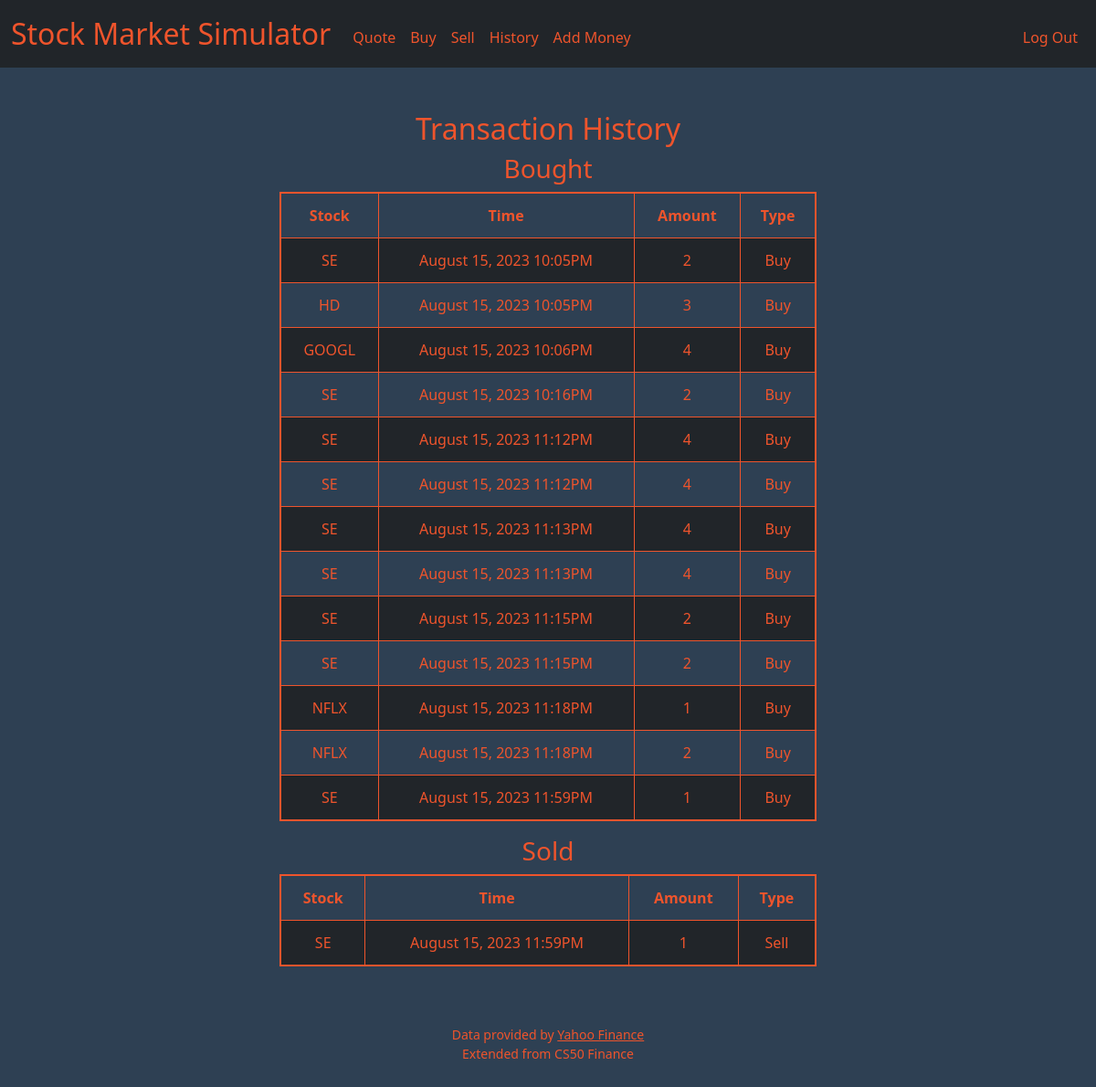
The app's page /history (signed in) with its own data.
### tables this page shows
CREATE TABLE 'purchases' (id INTEGER PRIMARY KEY AUTOINCREMENT NOT NULL, userid INTEGER NOT NULL, amount INTEGER NOT NULL,'time' DATETIME NOT NULL,'symbol' TEXT NOT NULL  , 'value'  INTEGER NOT NULL  , FOREIGN KEY(userid) REFERENCES users(id));

CREATE TABLE 'sells' (id INTEGER PRIMARY KEY AUTOINCREMENT NOT NULL, userid INTEGER NOT NULL, amount INTEGER NOT NULL,'time' DATETIME NOT NULL,'symbol' TEXT NOT NULL , 'value' INTEGER NOT NULL , FOREIGN KEY(userid) REFERENCES users(id));

### app.py (the view)
@app.route("/history")
@login_required
def history():
    user_id = session["user_id"]
    bought = db.execute(
        "SELECT symbol, time, amount FROM purchases WHERE userid = ?;", user_id
    )
    sold = db.execute(
        "SELECT symbol, time, amount FROM sells WHERE userid = ?;", user_id
    )
    return render_template("history.html", bought=bought, sold=sold)

### app.py (called while the page is built)
def connect_db():
    conn = sqlite3.connect(DATABASE, detect_types=sqlite3.PARSE_DECLTYPES)
    conn.row_factory = sqlite3.Row
    return conn

def get_db():
    if 'db' not in g:
        g.db = connect_db()
    return g.db

@app.after_request
def after_request(response):
    response.headers["Cache-Control"] = "no-cache, no-store, must-revalidate"
    response.headers["Expires"] = 0
    response.headers["Pragma"] = "no-cache"
    return response

    @staticmethod
    def execute(query, *args):
        conn = get_db()
        cur = conn.execute(query, args)
        rows = [dict(row) for row in cur.fetchall()]
        conn.commit()
        return rows

### helpers.py (called while the page is built)
def login_required(f):
    @wraps(f)
    def decorated_function(*args, **kwargs):
        if session.get("user_id") is None:
            return redirect("/login")
        return f(*args, **kwargs)
    return decorated_function

### templates/history.html (shortened to what this page needs)
{% extends "layout.html" %}
{% block main %}
<h2>Transaction History</h2>
<h3>Bought</h3>
<table>
    <thead>
        <tr>
            <th>Stock</th>
            <th>Time</th>
            <th>Amount</th>
            <th>Type</th>
        </tr>
    </thead>
    <tbody>
        {% for buy in bought %}
            <tr>
                <td> {{ buy.symbol }}</td>
                <td> {{ buy.time }}</td>
                <td> {{ buy.amount }}</td>
                <td>Buy</td>
            </tr>
        {% endfor %}
    </tbody>
</table>
<h3>Sold</h3>
<table>
    <thead>
        <tr>
            <th>Stock</th>
            <th>Time</th>
            <th>Amount</th>
            <th>Type</th>
        </tr>
    </thead>
    <tbody>
        {% for sell in sold %}
            <tr>
                <td> {{ sell.symbol }}</td>
                <td> {{ sell.time }}</td>
                <td> {{ sell.amount }}</td>
                <td>Sell</td>
            </tr>
        {% endfor %}
    </tbody>
</table>
{% endblock %}

### static/styles.css (style rules this page uses)
body { background-color: #2e4053; color: #ef542c; }
table { border: 2px solid #ef542c; border-collapse: collapse; background-color: #2e4053; margin-bottom: 1rem; width: 50%; margin-left: auto; margin-right: auto; }
table th, table td { border: 1px solid #ef542c; padding: 0.75rem; vertical-align: middle; }
tbody tr:nth-of-type(odd) { background-color: #212529 }

### records on screen
purchases: symbol "SE", time "August 15, 2023 10:05PM", amount "2"
purchases: symbol "HD", time "August 15, 2023 10:05PM", amount "3"
purchases: symbol "GOOGL", time "August 15, 2023 10:06PM", amount "4"
purchases: symbol "SE", time "August 15, 2023 10:16PM", amount "2"
purchases: symbol "SE", time "August 15, 2023 11:12PM", amount "4"
purchases: symbol "SE", time "August 15, 2023 11:12PM", amount "4"
purchases: symbol "SE", time "August 15, 2023 11:13PM", amount "4"
purchases: symbol "SE", time "August 15, 2023 11:13PM", amount "4"
purchases: symbol "SE", time "August 15, 2023 11:15PM", amount "2"
purchases: symbol "SE", time "August 15, 2023 11:15PM", amount "2"
purchases: symbol "NFLX", time "August 15, 2023 11:18PM", amount "1"
purchases: symbol "NFLX", time "August 15, 2023 11:18PM", amount "2"
purchases: symbol "SE", time "August 15, 2023 11:59PM", amount "1"
sells: symbol "SE", time "August 15, 2023 11:59PM", amount "1"
